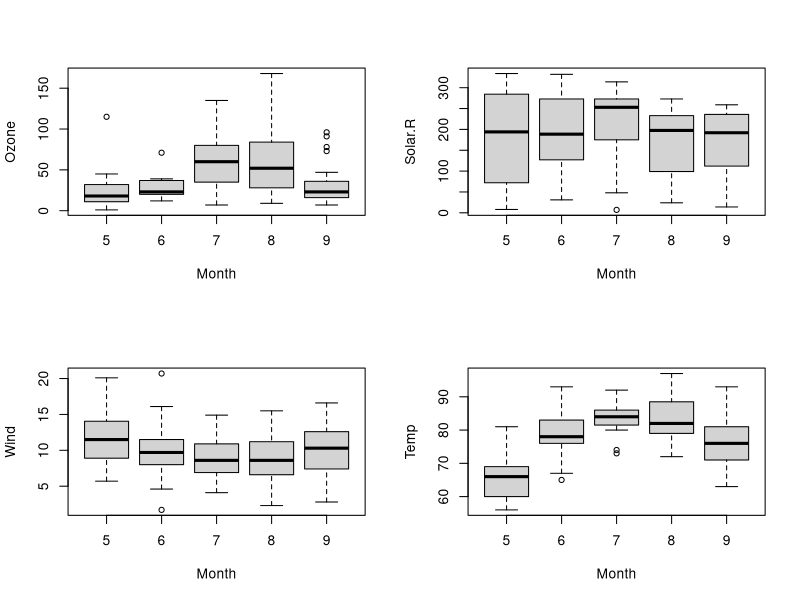

R code for this plot:
## ---------------------------------------------------
## Preparatory R Course - Topic 8
## Conditionals & Iteration
## Exercises
## ---------------------------------------------------
##


# 1. If & Else ---------------------------------------------------------------

# 1.1 Read in the trees louisiana dataset with the adjusted units you created on day 2.
# Alternatively, read in "trees_louisiana_units.csv" from the data folder.

trees <- read.csv("data/trees_louisiana.csv")

# 1.2 The "status" column holds information on the status of the tree with the following code:
# 0 - no info; 1 - alive; 2 - dead
# Create a subset containing only trees that have info on the tree status.
trees <- trees[trees$status > 0, ]

# alternative
trees <- trees |> dplyr::filter(status > 0)

# 1.3 Use ifelse() to create a new column in the subsetted dataframe
# that is "1" for every alive tree and "0" for every dead tree.
trees$alive <- ifelse(trees$status == 1, 1, 0)

# 1.4 How many trees are dead? (Hint: use sum).
(number_dead_trees <- sum(trees$alive))

# 1.5 Write an If/Else statements that prints a warning if more than 20% of the trees in the dataframe are dead.
if(number_dead_trees > 0.8 * nrow(trees)){
  print("warning: more than 20% trees dead")
} else {
  print("no warning")
}

# 2. Loops ----------------------------------------------------------------

# 2.1 Read in the file airquality.csv. 
airquality <- read.csv("data/airquality.csv")


# 2.2 Convert the month column to a factor.
airquality$Month <- factor(airquality$Month)

# 2.3 Use a for loop to plot box plots of the meteorological variables (ozone, radiation, wind, temperature)
# per month.
par(mfrow = c(2, 2))
for(i in 2:5){
  boxplot(airquality[, i] ~ airquality$Month,
          ylab = names(airquality)[i], xlab = "Month")
}
par(mfrow = c(1,1))

# 2.4 Use apply() to calculate the mean and standard deviation of the meteorological variables from 2.3.
apply(airquality[, 2:5], MARGIN = 2, FUN = mean, na.rm = T)
apply(airquality[, 2:5], MARGIN = 2, FUN = sd, na.rm = T)
